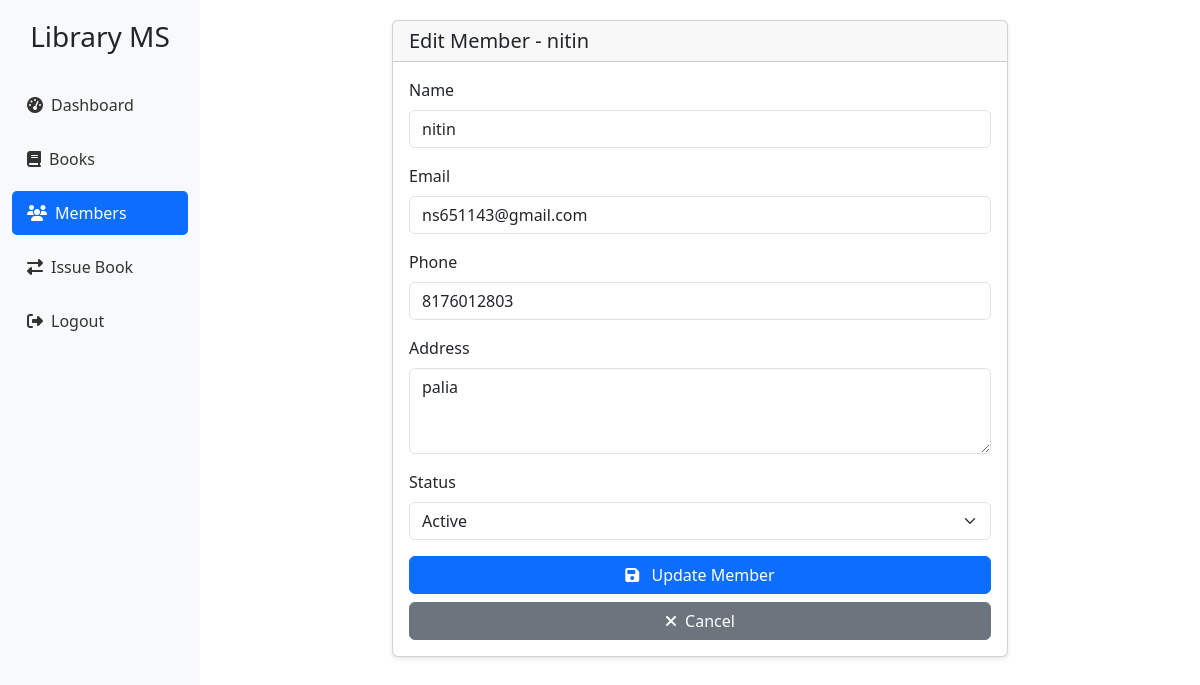
Page /library/members/1/edit/ (signed in) on the committed database.
### app/models.py (models this page shows, shortened)
class Member(models.Model):
    STATUS_CHOICES = [
        ('ACTIVE', 'Active'),
        ('INACTIVE', 'Inactive'),
        ('SUSPENDED', 'Suspended'),
    ]
    name = models.CharField(max_length=100)
    email = models.EmailField(unique=True)
    phone = models.CharField(max_length=15)
    address = models.TextField()
    membership_date = models.DateTimeField(auto_now_add=True)
    status = models.CharField(max_length=20, choices=STATUS_CHOICES, default='ACTIVE')
    total_fines = models.DecimalField(max_digits=10, decimal_places=2, default=0.00)
    class Meta:
        ordering = ['name']
        verbose_name = 'Member'
        verbose_name_plural = 'Members'

### app/views.py (the view, shortened to what this page needs)
# urls.py: path('members/<int:pk>/edit/', views.MemberUpdateView.as_view(), name='member-edit'),
class MemberUpdateView(LoginRequiredMixin, UpdateView):
    model = Member
    template_name = 'app/member_form.html'
    fields = ['name', 'email', 'phone', 'address', 'status']
    success_url = reverse_lazy('app:member-list')

### app/templates/app/member_form.html (shortened to what this page needs)
{% extends 'app/base.html' %}
{% block content %}
<div class="container-fluid">
    <div class="row justify-content-center">
        <div class="col-md-8">
            <div class="card">
                <div class="card-header">
                    <h5 class="card-title mb-0">
                        {% if form.instance.pk %}
                            Edit Member - {{ form.instance.name }}
                        {% else %}
                            Add New Member
                        {% endif %}
                    </h5>
                </div>
                <div class="card-body">
                    <form method="post" class="needs-validation" novalidate>
                        <div class="mb-3">
                            <label for="{{ form.name.id_for_label }}" class="form-label">Name</label>
                            <input type="text"
                                   class="form-control {% if form.name.errors %}is-invalid{% endif %}"
                                   id="{{ form.name.id_for_label }}"
                                   name="{{ form.name.name }}"
                                   value="{{ form.name.value|default:'' }}"
                                   required>
                        </div>
                        <div class="mb-3">
                            <label for="{{ form.email.id_for_label }}" class="form-label">Email</label>
                            <input type="email"
                                   class="form-control {% if form.email.errors %}is-invalid{% endif %}"
                                   id="{{ form.email.id_for_label }}"
                                   name="{{ form.email.name }}"
                                   value="{{ form.email.value|default:'' }}"
                                   required>
                        </div>
                        <div class="mb-3">
                            <label for="{{ form.phone.id_for_label }}" class="form-label">Phone</label>
                            <input type="tel"
                                   class="form-control {% if form.phone.errors %}is-invalid{% endif %}"
                                   id="{{ form.phone.id_for_label }}"
                                   name="{{ form.phone.name }}"
                                   value="{{ form.phone.value|default:'' }}"
                                   required>
                        </div>
                        <div class="mb-3">
                            <label for="{{ form.address.id_for_label }}" class="form-label">Address</label>
                            <textarea class="form-control {% if form.address.errors %}is-invalid{% endif %}"
                                      id="{{ form.address.id_for_label }}"
                                      name="{{ form.address.name }}"
                                      rows="3"
                                      required>{{ form.address.value|default:'' }}</textarea>
                        </div>
                        {% if form.instance.pk %}
                        <div class="mb-3">
                            <label for="{{ form.status.id_for_label }}" class="form-label">Status</label>
                            <select class="form-select {% if form.status.errors %}is-invalid{% endif %}"
                                    id="{{ form.status.id_for_label }}"
                                    name="{{ form.status.name }}"
                                    required>
                                {% for value, label in form.fields.status.choices %}
                                    <option value="{{ value }}"
                                            {% if form.status.value == value %}selected{% endif %}>
                                        {{ label }}
                                    </option>
                                {% endfor %}
                            </select>
                        </div>
                        {% endif %}
                        <div class="d-grid gap-2">
                            <button type="submit" class="btn btn-primary">
                                <i class="fas fa-save me-2"></i>
                                {% if form.instance.pk %}Update Member{% else %}Add Member{% endif %}
                            </button>
                            <a href="{% url 'app:member-list' %}" class="btn btn-secondary">
                                <i class="fas fa-times me-2"></i>Cancel
                            </a>
                        </div>
                    </form>
                </div>
            </div>
        </div>
    </div>
</div>
{% endblock %}

### app/templates/app/base.html (style rules this page uses)
.card { margin-bottom: 20px; box-shadow: 0 2px 4px rgba(0,0,0,0.1); }

### rows in the picture
Member: instance.name "nitin", name "nitin", email "ns651143@gmail.com", phone "8176012803", address "palia", status "Active"
